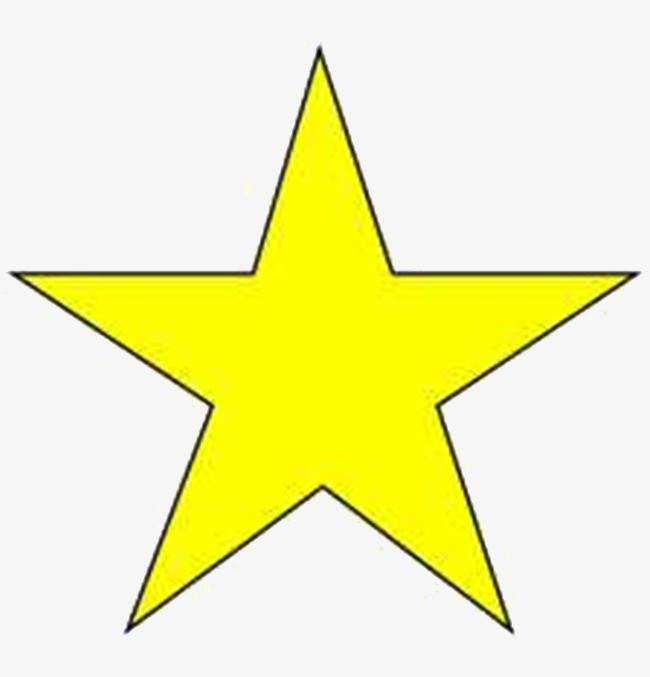
#> input picture Images/star.jpg, 650 x 677 px, found by its file name
$ python '轮廓4.py'   (older library calls are emulated)
#> lines starting #> are read from the running program, lines starting #| are printed output that depends on the picture; after the words box and inside, x2 and y2 are one past the last pixel; in counts of white or black regions, pixels touching at a corner belong together
# -*- coding: utf-8 -*-
'''
======================Welcome to Python====================
/-********Have a good time.********-/
FILE NAME:
AUTHOR: Eden·Gabriel
DATE: Feb-23-Sat/2019  08:10:21
VERSION: V-1.0
DESCRIPTION:

'''
import cv2
import numpy as np

img = cv2.imread('E:\\A_BOOM_LEARNING_EDEN_GABRIEL\\2018.12.19start_opencv+python\\Images\\star.jpg')
#> img is the input picture: shape (677, 650, 3); mean B, G, R 182.4, 242.4, 242.5
img_gray = cv2.cvtColor(img,cv2.COLOR_BGR2GRAY)
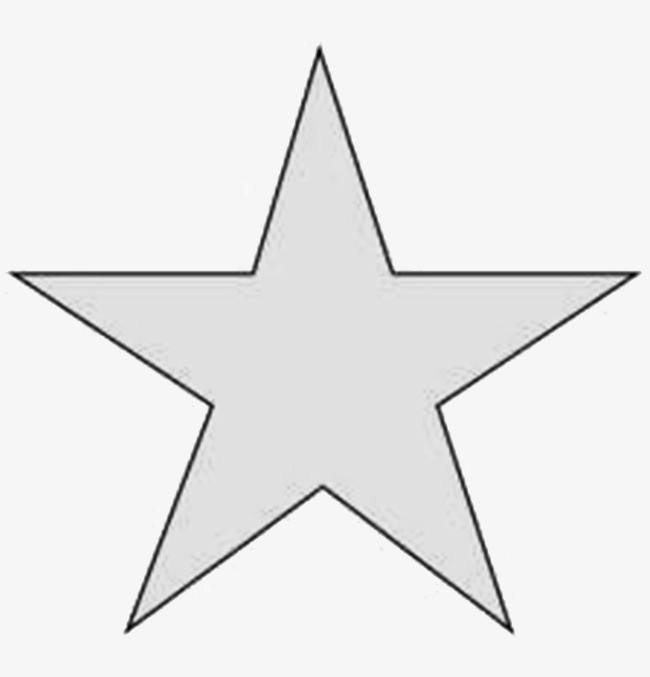
#> img_gray: shape (677, 650); min 0, max 255, mean 235.6
blur = cv2.GaussianBlur(img_gray,(5,5),0)
ret,thresh = cv2.threshold(blur,100,255,cv2.THRESH_BINARY_INV)
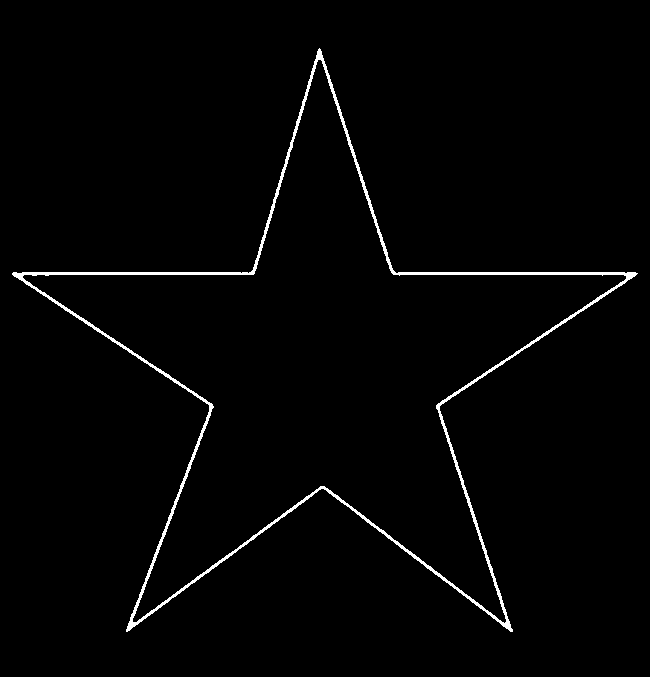
#> thresh: shape (677, 650); 1.6% white; 1 white region
#cv2.RETR_EXTERNAL寻找最外层轮廓
image,contours,hierarchy = cv2.findContours(thresh,cv2.RETR_EXTERNAL,cv2.CHAIN_APPROX_SIMPLE)
#> contours = 1 contour; box (x1, y1, x2, y2) and area: (12, 48, 638, 632) 114874
#cv2.drawContours(img,contours,-1,(0, 255, 150),4)

cnt = contours[0]
#> cnt = contour of 1071 points, box (x1, y1, x2, y2) (12, 48, 638, 632), area 114874
#图象上某一点都轮廓的最短距离
dist = cv2.pointPolygonTest(cnt,(50,50),True)
#> dist = -222
#查找凸包，设为false表示查找的是凸缺陷对应的轮廓上的点
hull = cv2.convexHull(cnt,returnPoints = False)
#> hull = [915, 639, 444, 146, 145, 144, 0]
#查找凸缺陷，defects.shape[0]表示返回的数组的行数，也就是说有几个凸缺陷
defects = cv2.convexityDefects(cnt,hull)
#> defects = [[915, 0, 924, 35635], [0, 144, 133, 35838], [146, 444, 279, 37841], [444, 639, 548, 36608], [639, 915, 784, 36631]]

for i in range(defects.shape[0]):
    #defects[i,0] => defects[i][0]降维的过程
    s,e,f,d = defects[i,0]
    start = tuple(cnt[s][0])
    end = tuple(cnt[e][0])
    far = tuple(cnt[f][0])
    cv2.line(img,start,end,[255,0,120],2)
    cv2.circle(img,far,5,[200,100,50],-1)
#> this loop made 5 passes
#> (s, e, f, d, start, end, far) on passes 1 to 5: (915, 0, 924, 35635, (637, 273), (319, 48), (396, 273)), (0, 144, 133, 35838, (319, 48), (13, 272), (250, 272)), (146, 444, 279, 37841, (12, 274), (126, 631), (209, 405)), (444, 639, 548, 36608, (126, 631), (512, 631), (321, 488)), (639, 915, 784, 36631, (512, 631), (637, 273), (439, 406))
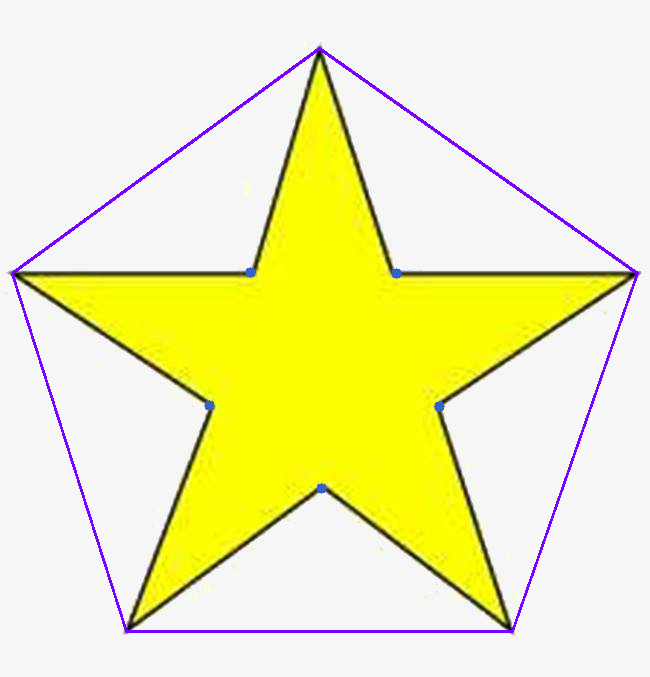
#> img: shape (677, 650, 3); 1.4% of pixels changed, all inside (x1, y1, x2, y2) = (11, 47, 639, 633)


cv2.imshow('thresh',thresh)
cv2.imshow('img',img)


k = cv2.waitKey(0)
#> (key Esc is pressed here)
if k == 27:
    cv2.destroyAllWindows()

$ run again, with Images/blox.jpg copied over Images/star.jpg
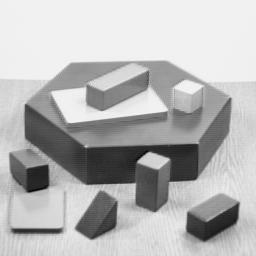
#> input picture Images/blox.jpg, 256 x 256 px, found by its file name
#> img is the input picture: shape (256, 256, 3); min 0, max 252, mean 182.8
#> `ret,thresh = cv2.threshold(blur,100,255,cv2.THRESH_BINARY_INV)`:
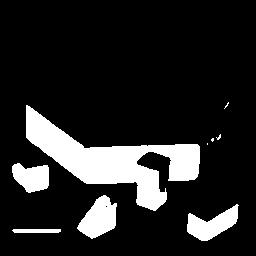
#> thresh: shape (256, 256); 14.5% white; 9 white regions (4 under 20 px)
#> contours = 9 contours, 4 with area under 20; largest, box (x1, y1, x2, y2) and area: (26, 105, 200, 211) 6130, (77, 195, 117, 239) 1020, (187, 204, 239, 241) 924, (12, 163, 49, 193) 751, (12, 229, 61, 233) 140
#> cnt = [[13, 229], [12, 230], [14, 232], [58, 232], [59, 231], [60, 231], [60, 229]]
#> dist = -179
#> hull = [6, 5, 3, 2, 1, 0]
#> defects = [[3, 5, 4, 114]]
#> the loop `for i in range(defects.shape[0]):` made 1 pass
#> (s, e, f, d, start, end, far) on pass 1: (3, 5, 4, 114, (58, 232), (60, 231), (59, 231))
